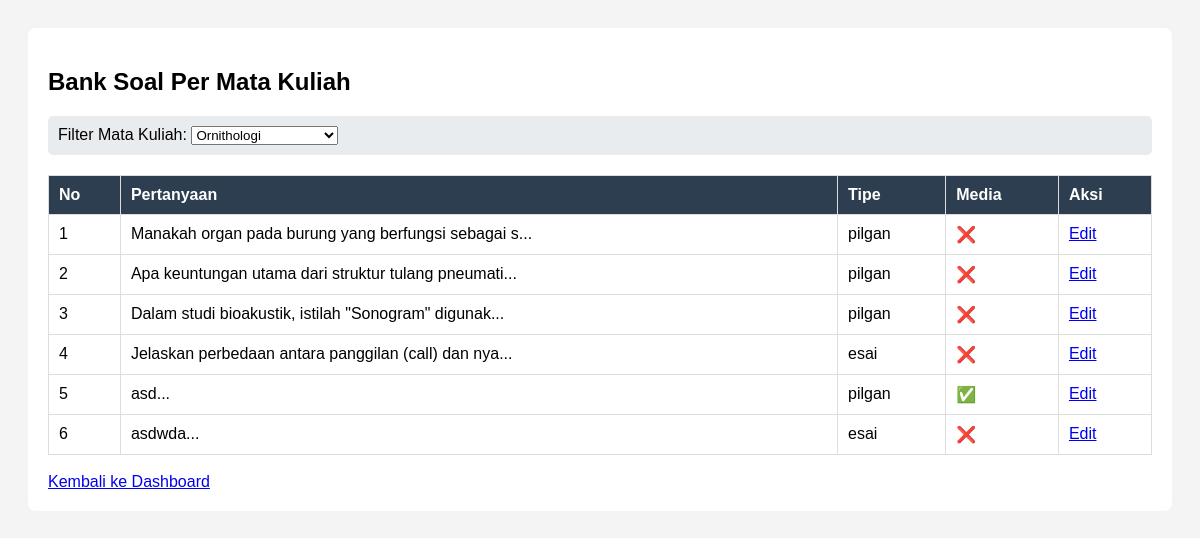
Screenshot of /daftar_soal.php?mk_id=1 (signed in) with the database file from the repository.
### tables this page shows
CREATE TABLE IF NOT EXISTS `soal` (
`id` int(11) NOT NULL,
  `matakuliah_id` int(11) NOT NULL,
  `kategori` varchar(50) DEFAULT 'UTS',
  `pertanyaan` text NOT NULL,
  `opsi_a` text NOT NULL,
  `opsi_b` text NOT NULL,
  `opsi_c` text NOT NULL,
  `opsi_d` text NOT NULL,
  `kunci` varchar(5) DEFAULT NULL,
  `durasi_detik` int(11) DEFAULT '60',
  `media` varchar(255) DEFAULT NULL,
  `tipe` enum('pilgan','esai') DEFAULT 'pilgan'
);

### daftar_soal.php (the view, shortened to what this page needs)
<?php
include 'koneksi.php';
$mk_id = isset($_GET['mk_id']) ? $_GET['mk_id'] : '';
?>
<!DOCTYPE html>
<html>
<head>
</head>
<body>
<div class="container">
    <h2>Bank Soal Per Mata Kuliah</h2>
    <div class="filter-box">
        <form method="GET">
            <label>Filter Mata Kuliah: </label>
            <select name="mk_id" onchange="this.form.submit()">
                <?php
                $mk_list = mysqli_query($conn, "SELECT * FROM matakuliah");
                while($m = mysqli_fetch_assoc($mk_list)) {
                    $sel = ($mk_id == $m['id']) ? 'selected' : '';
                    echo "<option value='".$m['id']."' $sel>".$m['nama_mk']."</option>";
                }
                ?>
            </select>
        </form>
    </div>
    <table>
        <thead>
            <tr>
                <th>No</th>
                <th>Pertanyaan</th>
                <th>Tipe</th>
                <th>Media</th>
                <th>Aksi</th>
            </tr>
        </thead>
        <tbody>
            <?php
            if ($mk_id != "") {
                $q_soal = mysqli_query($conn, "SELECT * FROM soal WHERE matakuliah_id = '$mk_id'");
                $no = 1;
                while($s = mysqli_fetch_assoc($q_soal)) {
                    echo "<tr>
                        <td>".$no++."</td>
                        <td>".substr($s['pertanyaan'], 0, 50)."...</td>
                        <td>".$s['tipe']."</td>
                        <td>".($s['media'] ? '✅' : '❌')."</td>
                        <td><a href='edit_soal.php?id=".$s['id']."'>Edit</a></td>
                    </tr>";
                }
            } else {
                echo "<tr><td colspan='5' style='text-align:center;'>Silakan pilih mata kuliah untuk melihat soal</td></tr>";
            }
            ?>
        </tbody>
    </table>
    <br>
    <a href="admin.php">Kembali ke Dashboard</a>
</div>
</body>
</html>

### daftar_soal.php (style rules this page uses)
body { font-family: sans-serif; padding: 20px; background: #f4f4f4; }
.container { background: white; padding: 20px; border-radius: 8px; }
.filter-box { margin-bottom: 20px; padding: 10px; background: #e9ecef; border-radius: 5px; }
table { width: 100%; border-collapse: collapse; }
th, td { border: 1px solid #ddd; padding: 10px; text-align: left; }
th { background: #2c3e50; color: white; }

### rows the page displays
soal: pertanyaan "Manakah organ pada burung yang berfungsi sebagai s", tipe "pilgan"
soal: pertanyaan "Apa keuntungan utama dari struktur tulang pneumati", tipe "pilgan"
soal: pertanyaan "Dalam studi bioakustik, istilah \"Sonogram\" digunak", tipe "pilgan"
soal: pertanyaan "Jelaskan perbedaan antara panggilan (call) dan nya", tipe "esai"
soal: pertanyaan "asd", tipe "pilgan"
soal: pertanyaan "asdwda", tipe "esai"

### other values shown
form field mk_id "Ornithologi"
